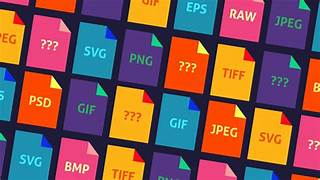
#> input picture th.jpeg, 320 x 180 px
$ python 'poitong potong.py'
#> lines starting #> are read from the running program, lines starting #| are printed output that depends on the picture
import cv2

image = "th.jpeg"

image_path = cv2.imread(image)
#> image_path is the input picture: shape (180, 320, 3); mean B, G, R 84.7, 86.3, 125.2

def crop_image(image,x,y,w,h):
    # cropping image
#> called with x = 0, y = 0, w = 100, h = 100
    crop_img = image[y:y+h, x:x+w]
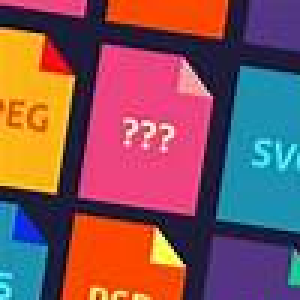
#> crop_img: shape (100, 100, 3) (shown 3 times larger); mean B, G, R 89.7, 83.2, 131.7
    return crop_img
cropped_image = crop_image(image_path, 0, 0, 100, 100)
cv2.imshow('Original Image', image_path)
cv2.imshow('Cropped Image', cropped_image)

def resize_image(image,scale_precentage):
    # resizing image
#> called with scale_precentage = 50
    width = int(image.shape[1] * scale_precentage / 100)
#> width = 160
    height = int(image.shape[0] * scale_precentage / 100)
#> height = 90
    resized_image = cv2.resize(image, (width, height))
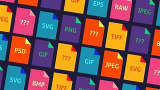
#> resized_image: shape (90, 160, 3); mean B, G, R 84.8, 86.4, 125.3
    return resized_image
rezized_image = resize_image(image_path, 50)

cv2.imshow('Resized Image', rezized_image)


cv2.waitKey(0)
cv2.destroyAllWindows()
'''
def rotate_image(image, angle):
    center = (image.shape[1] // 2, image.shape[0] // 2)
    rotation_matrix = cv2.getRotationMatrix2D(center, angle, 1.0)
    rotated_image = cv2.warpAffine(image, rotation_matrix, (image.shape[1], image.shape[0]))
    return rotated_image

rotated_image = rotate_image(image_path, 180)
cv2.imshow('Original Image', image_path)
cv2.imshow('Rotated Image', rotated_image)
cv2.waitKey(0)
cv2.destroyAllWindows()
'''
